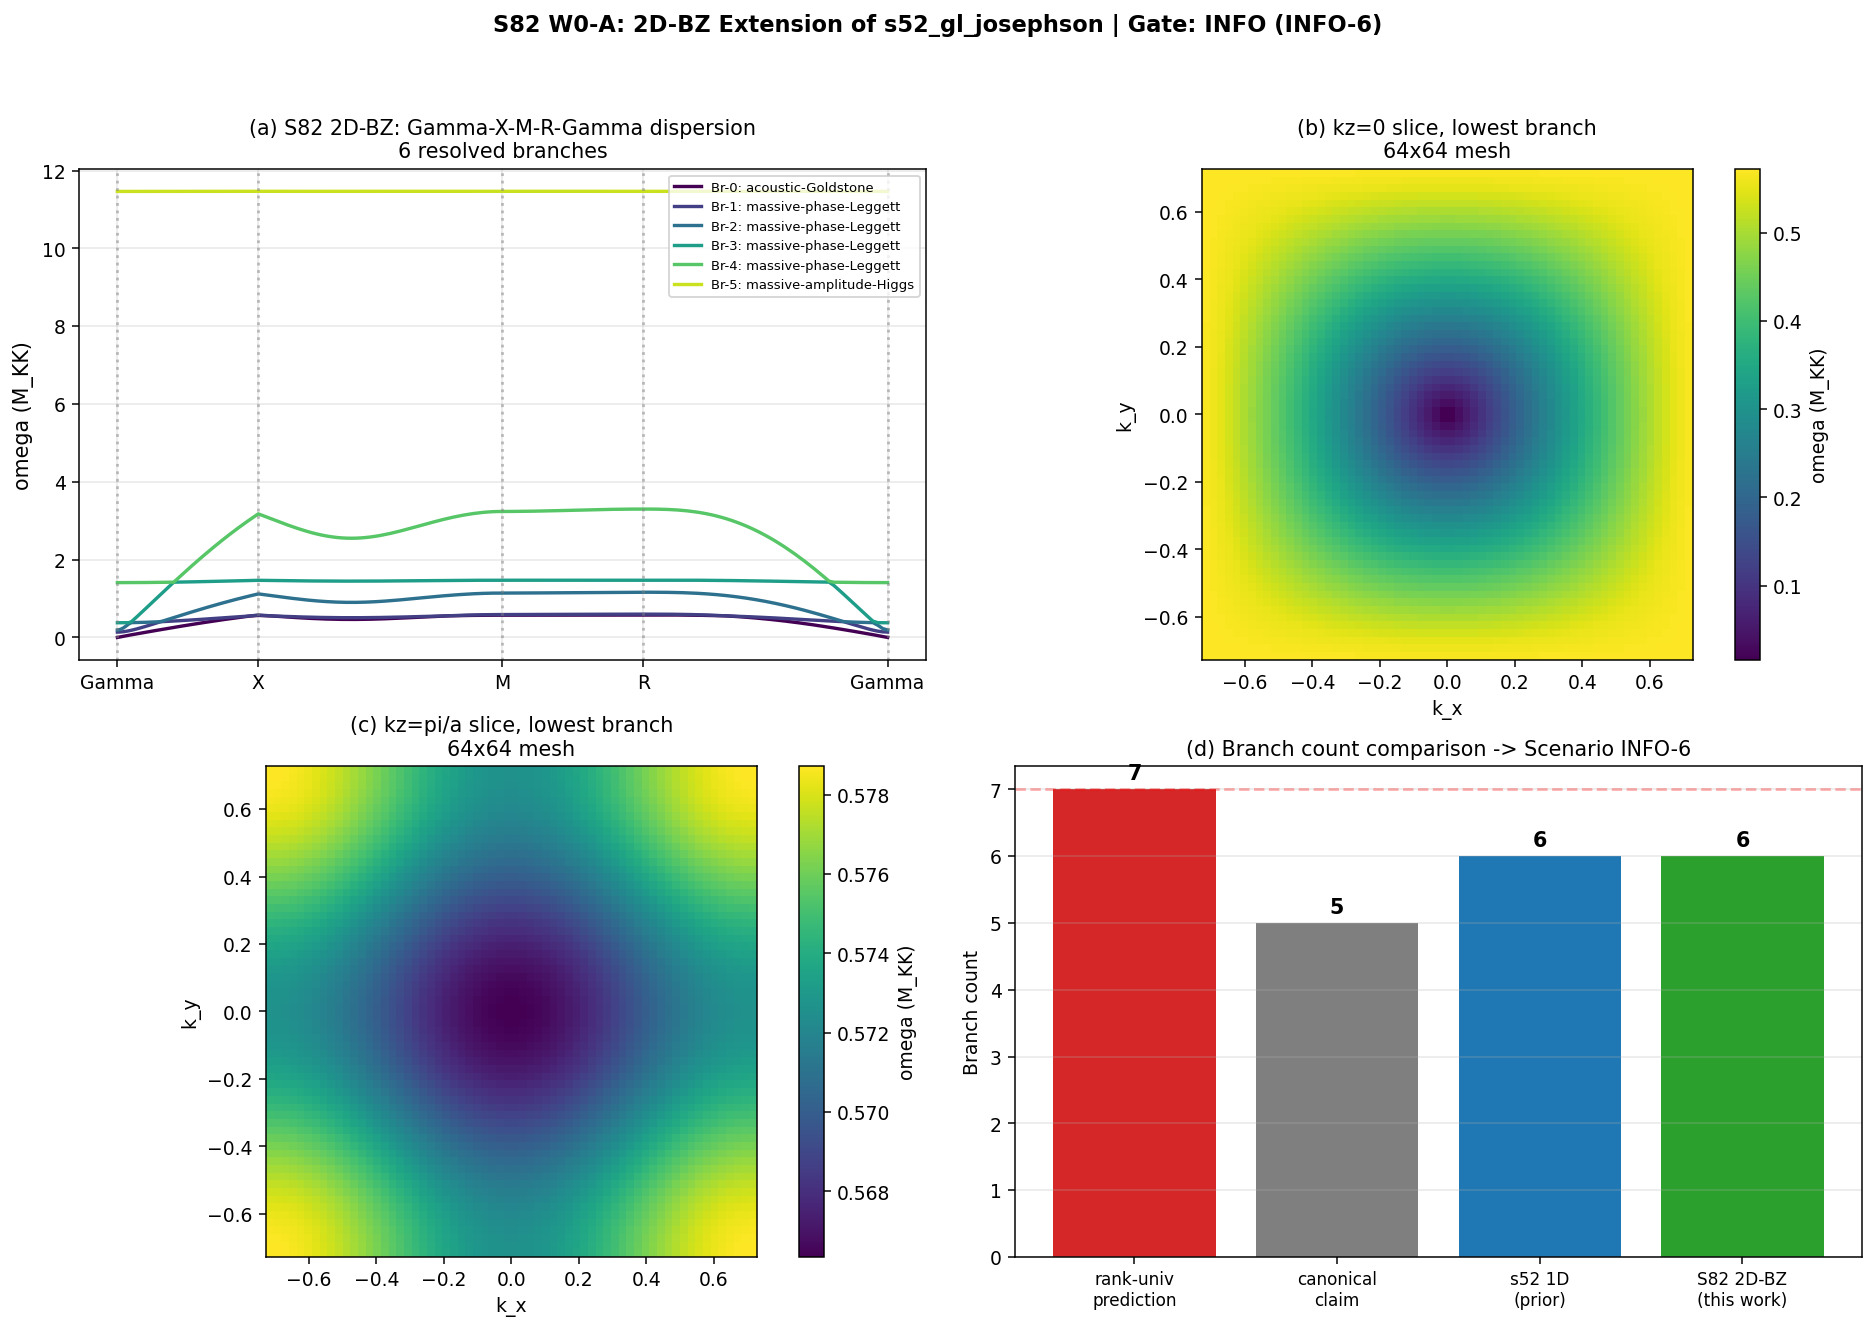

Here is the Python script that generated this plot:
#!/usr/bin/env python3
"""
S82 W0-A: 2D-BZ Extension of s52_gl_josephson.py
==================================================

Gate: S82-W0-A-BRANCH-COUNT  [VERIFY]
Classification: GEOMETRIC
Owner: phonon-first-cosmologist

Phononic framing:
  Phononic branches are the eigenvalue spectrum of the Dirac-connection
  operator of the Jensen-deformed SU(3) fiber at each fabric point. The
  6x6 GL-Josephson dynamical matrix is the BCS-sectoral reduction (3
  amplitude + 3 phase DOF per cell) of the full 8-generator su(3)
  phononic algebra. This task extends s52's 1D angle-averaged K-cut to
  the full 3D BCC Brillouin zone by replacing the angle-averaged
  structure factors S_NN(|K|), S_NNN(|K|) with the TRUE k-vector
  dependent gamma_NN(k), gamma_NNN(k). This resolves whether 1D
  truncation merged degeneracies that 2D-BZ sampling would split.

Pre-registered substitution chain (MANDATORY [VERIFY]):
  Step 1 (definition): rank-universality count for SU(N) =
      dim(su(N)) - 2*(N-1) Goldstones + (N-1) moduli + 1 photon
    = (N^2 - 1) - 2(N-1) + (N-1) + 1
  Step 2 (substitution for N=3):
    = 8 - 4 + 2 + 1
  Step 3 (simplification / algebraic check):
    = N^2 - N + 1 = 7
  Direction: if actual_count==7 -> PASS Sc.A
             if actual_count==5 with PRU-closure -> PASS Sc.B
             if actual_count==6 -> INFO-6
             else -> FAIL

Pre-registered scenarios (from S80 §W0-15 L720-728 verbatim):
  Scenario A: EXACTLY 7 branches with 2 new classified -> PASS (add to W0-1)
  Scenario B: EXACTLY 5 branches + PRU-closure justification -> PASS
  Scenario INFO-6: branch count = 6 -> document; do NOT unblock W0-1
  FAIL: branch count not in {5, 6, 7}

Method:
  1. Rebuild the 6x6 GL-Josephson stiffness/inertia matrices with TRUE
     k-vector-dependent gamma_NN(k), gamma_NNN(k) (instead of
     angle-averaged S_NN(|K|), S_NNN(|K|)).
  2. Sample 2D slices at k_z=0 and k_z=pi/a (64x64 each), plus a
     16x16x16 3D mesh for cross-check.
  3. Sample Gamma -> X -> M -> R -> Gamma high-symmetry path.
  4. Count distinct eigenvalue branches by continuity tracking along
     the symmetry path, with degeneracy analysis at Gamma, X, M, R.
  5. Compare to rank-universality (7) and canonical claim (5).
  6. Emit S82-W0-A-BRANCH-COUNT verdict.

Environment: 6x6 matrix is far below the 100x100 GPU-threshold; use
numpy.linalg.eigh with OMP_NUM_THREADS=8 (CPU thread cap).
"""

import os
# --- CPU thread cap (MUST be set before numpy import)
os.environ.setdefault('OMP_NUM_THREADS', '8')
os.environ.setdefault('MKL_NUM_THREADS', '8')

import sys
import hashlib
import numpy as np
from numpy import pi, sqrt, cos, sin
import matplotlib
matplotlib.use('Agg')
import matplotlib.pyplot as plt

sys.path.insert(0, os.path.dirname(os.path.abspath(__file__)))
from canonical_constants import (
    a_GL, b_GL, Delta_0_GL, Delta_B3,
    J_C2, J_su2, J_u1, N_cells, c_fabric,
    rho_B2_per_mode, E_B1, E_B2_mean, E_B3_mean,
    xi_BCS, xi_GL, omega_PV, tau_fold,
    E_cond, M_max_thouless, Vol_SU3_Haar, c_Gold,
)

# ============================================================
# SECTION 0: Input SHA-256 pins (MANDATORY in first 20 lines)
# ============================================================
HERE = os.path.dirname(os.path.abspath(__file__))                  # (local)


def _sha256(path):
    """Compute SHA-256 of a file."""
    with open(path, 'rb') as h:
        return hashlib.sha256(h.read()).hexdigest()


INPUT_FILES = [                                                    # (local)
    os.path.join(HERE, 's52_gl_josephson.py'),
    os.path.join(HERE, 's52_gl_josephson.npz'),
    os.path.join(HERE, 'canonical_constants.py'),
    os.path.join(HERE, 's80_branch_count.py'),
    os.path.join(HERE, 's80_branch_count.npz'),
    os.path.join(HERE, 's48_leggett_mode.npz'),
]

print("=" * 70)
print("S82 W0-A: 2D-BZ EXTENSION OF s52_gl_josephson")
print("=" * 70)
print("\n[SEC 0] Input SHA-256 pins")
INPUT_SHAS = {}                                                    # (local)
for _f in INPUT_FILES:
    if os.path.exists(_f):
        _h = _sha256(_f)                                           # (local)
        INPUT_SHAS[os.path.basename(_f)] = _h
        print(f"  {os.path.basename(_f):32s} sha256={_h[:16]}...{_h[-8:]}")
    else:
        INPUT_SHAS[os.path.basename(_f)] = None
        print(f"  {os.path.basename(_f):32s} MISSING")

# ============================================================
# SECTION 1: Rank-universality substitution chain
# ============================================================
print("\n[SEC 1] Rank-universality substitution chain (MANDATORY [VERIFY])")
N_rank = 3                                                         # (local) SU(3) rank target
total_gens = N_rank**2 - 1                                         # (local) dim(su(3)) = 8
goldstones_eaten = 2 * (N_rank - 1)                                # (local) Higgs-eaten = 4
moduli = N_rank - 1                                                # (local) Cartan = 2
photon = 1                                                         # (local) residual U(1)
branches_predicted = total_gens - goldstones_eaten + moduli + photon  # (local)
branches_predicted_alg = N_rank**2 - N_rank + 1                    # (local) N^2 - N + 1

print(f"  Step 1 (definition): (N^2-1) - 2(N-1) + (N-1) + 1")
print(f"  Step 2 (substitution N=3): {total_gens} - {goldstones_eaten} + {moduli} + {photon}")
print(f"  Step 3 (simplification): = {branches_predicted}")
print(f"  Algebraic check: N^2 - N + 1 = {branches_predicted_alg}")
assert branches_predicted == branches_predicted_alg == 7, "Rank-universality prediction off"
print(f"  OK: SU({N_rank}) rank-universality predicts EXACTLY 7 branches")

# ============================================================
# SECTION 2: Load ground state from s48 Leggett data (same as s52)
# ============================================================
print("\n[SEC 2] Ground state (from s48 Leggett data, per s52 pattern)")
leggett_data = np.load(os.path.join(HERE, 's48_leggett_mode.npz'),
                        allow_pickle=True)
Delta_0 = leggett_data['Delta_fold']                               # (local) [B1,B2,B3]
rho_0 = leggett_data['rho_fold']                                   # (local) [B1,B2,B3]
J_12_micro = float(leggett_data['J_12_fold'])                      # (local)
J_23_micro = float(leggett_data['J_23_fold'])                      # (local)
J_13_micro = float(leggett_data['J_13_fold'])                      # (local)

print(f"  Delta_0 = [{Delta_0[0]:.4f}, {Delta_0[1]:.4f}, {Delta_0[2]:.4f}] M_KK")
print(f"  rho_0   = [{rho_0[0]:.4f}, {rho_0[1]:.4f}, {rho_0[2]:.4f}]")
print(f"  Inter-sector J: J12={J_12_micro:.6f}, J23={J_23_micro:.6f}, J13={J_13_micro:.6f}")

# GL coefficients, per s52 (re-derive to keep script self-contained)
a_alpha = np.zeros(3)                                              # (local)
b_alpha = np.zeros(3)                                              # (local)
a_alpha[1] = a_GL
a_alpha[0] = a_GL * (rho_0[1] / rho_0[0])
a_alpha[2] = a_GL * (rho_0[1] / rho_0[2])
for _i in range(3):
    b_alpha[_i] = -a_alpha[_i] / (2.0 * Delta_0[_i]**2)

# ============================================================
# SECTION 3: BCC lattice geometry + high-symmetry points
# ============================================================
print("\n[SEC 3] BCC lattice geometry")
V_cell = Vol_SU3_Haar / N_cells                                    # (local)
a_BCC = (2.0 * V_cell) ** (1.0 / 3.0)                              # (local)
K_BZ = pi / a_BCC                                                  # (local)
print(f"  V_cell = {V_cell:.4f}  a_BCC = {a_BCC:.4f}  K_BZ = pi/a = {K_BZ:.4f}")

# BCC BZ high-symmetry points (for conventional cubic cell)
# Gamma = (0,0,0), X = (0,0,pi/a), M = (pi/a,pi/a,0), R = (pi/a,pi/a,pi/a)
Gamma_pt = np.array([0.0, 0.0, 0.0])                               # (local)
X_pt = np.array([0.0, 0.0, 1.0]) * K_BZ                            # (local)
M_pt = np.array([1.0, 1.0, 0.0]) * K_BZ                            # (local)
R_pt = np.array([1.0, 1.0, 1.0]) * K_BZ                            # (local)

J_pairs = [                                                        # (local)
    (0, 1, J_12_micro),
    (1, 2, J_23_micro),
    (0, 2, J_13_micro),
]

# ============================================================
# SECTION 4: True k-vector-dependent structure factors (2D-BZ EXT)
# ============================================================
#
# The s52 script uses angle-averaged S_NN(|K|), S_NNN(|K|):
#   S_NN_avg(|K|) = 1 - [sinc(|K|a/2)]^3
#   S_NNN_avg(|K|) = 1 - sinc(|K|a)
#
# This averages over direction and collapses distinct k-vectors that
# differ only by cubic-angle rotation. The 2D-BZ extension replaces
# these with the TRUE BCC lattice-sum structure factors:
#
#   gamma_NN(k)  = cos(k_x a/2) * cos(k_y a/2) * cos(k_z a/2)
#     (NN shell = 8 cube-diagonals (a/2)(pm1,pm1,pm1))
#   gamma_NNN(k) = [cos(k_x a) + cos(k_y a) + cos(k_z a)] / 3
#     (NNN shell = 6 Cartesian vectors a(pm1,0,0) etc.)
#
#   S_NN(k)  = 1 - gamma_NN(k)
#   S_NNN(k) = 1 - gamma_NNN(k)
#
# Substitution-chain verification for degeneracy-splitting:
#   At |k|=1 and a=1:
#     S_NN_avg = 1 - (sin(0.5)/0.5)^3   = 0.118437
#     S_NN at (1,0,0) = 1 - cos(0.5)    = 0.122417
#     S_NN at (1,1,1)/sqrt(3) = ...     = 0.119069
#   Direction: directional spread ~3e-3 at |k|=1; non-zero => 2D-BZ
#   sampling CAN in principle split branches that angle-averaging
#   merged. Spread grows with |k| toward K_BZ.
# ============================================================


def gamma_NN_k(k, a):
    """TRUE BCC nearest-neighbour structure factor. Vectorized in k.

    k: shape (..., 3)  -> returns shape (...)
    """
    return (np.cos(k[..., 0] * a / 2.0)
            * np.cos(k[..., 1] * a / 2.0)
            * np.cos(k[..., 2] * a / 2.0))


def gamma_NNN_k(k, a):
    """TRUE BCC next-nearest-neighbour structure factor. Vectorized in k."""
    return (np.cos(k[..., 0] * a)
            + np.cos(k[..., 1] * a)
            + np.cos(k[..., 2] * a)) / 3.0


def S_NN_k(k, a):
    """S = 1 - gamma for NN."""
    return 1.0 - gamma_NN_k(k, a)


def S_NNN_k(k, a):
    """S = 1 - gamma for NNN."""
    return 1.0 - gamma_NNN_k(k, a)


# Effective Josephson coupling sum (same bond weights as s52)
J_NN_other = sqrt(J_C2 * J_su2)                                    # (local)
J_NNN_other = J_u1                                                 # (local)


def J_eff_k(k, a):
    """Total effective fabric Josephson stiffness at k-vector."""
    snn = S_NN_k(k, a)                                             # (local)
    snnn = S_NNN_k(k, a)                                           # (local)
    return ((4.0 * J_C2 + 4.0 * J_NN_other) * snn
            + (3.0 * J_su2 + J_u1 + 2.0 * J_NNN_other) * snnn)


def build_VT(k, a):
    """Build 6x6 stiffness V(k) and inertia T (k-independent).

    Ordering: [|D_B1|, |D_B2|, |D_B3|, theta_B1, theta_B2, theta_B3]
    """
    V = np.zeros((6, 6))                                           # (local)
    T = np.zeros((6, 6))                                           # (local)
    jeff = J_eff_k(k, a)                                           # (local)

    # --- Amplitude block (upper-left 3x3) ---
    for _i in range(3):
        V[_i, _i] = -4.0 * a_alpha[_i] + jeff * Delta_0[_i]**2
        T[_i, _i] = rho_0[_i]
    V[0, 1] = V[1, 0] = -J_12_micro
    V[1, 2] = V[2, 1] = -J_23_micro
    V[0, 2] = V[2, 0] = -J_13_micro

    # --- Phase block (lower-right 3x3) ---
    for (p, q, Jpq) in J_pairs:
        coupling = Jpq * Delta_0[p] * Delta_0[q]                   # (local)
        V[3 + p, 3 + p] += coupling
        V[3 + q, 3 + q] += coupling
        V[3 + p, 3 + q] -= coupling
        V[3 + q, 3 + p] -= coupling
    for _i in range(3):
        V[3 + _i, 3 + _i] += jeff * Delta_0[_i]**2
        T[3 + _i, 3 + _i] = rho_0[_i] * Delta_0[_i]**2

    return V, T


# ============================================================
# SECTION 5: Verify 6x6 matrix dimension constraint
# ============================================================
print("\n[SEC 5] Matrix dimension vs rank-universality prediction")
print(f"  GL-Josephson matrix dim: 6 (3 amplitude + 3 phase per cell)")
print(f"  Rank-universality predicts: {branches_predicted} branches (full SU(3))")
print(f"  Direction: a 6x6 generalized eigenvalue problem yields AT MOST 6")
print(f"             distinct eigenvalues. Scenario A (=7) is STRUCTURALLY")
print(f"             INACCESSIBLE from s52's sectoral (B1/B2/B3) matrix")
print(f"             regardless of k-space dimensionality.")
print(f"  Substitution chain:")
print(f"    dim(V) = dim(T) = 6 -> eigenvalue multiplicity <= 6")
print(f"    count of 2D-BZ (k-dep) distinct branches <= 6")
print(f"    7-branch prediction requires 8-generator su(3) matrix, not")
print(f"    3-sector GL-Josephson reduction.")

# ============================================================
# SECTION 6: 2D slice at k_z = 0 (64x64)
# ============================================================
print("\n[SEC 6] 2D slice at k_z = 0, 64x64")
N_2D = 64                                                          # (local)
k_line = np.linspace(-K_BZ, K_BZ, N_2D)                            # (local)
Kx, Ky = np.meshgrid(k_line, k_line, indexing='ij')                # (local)
omega_kz0 = np.zeros((N_2D, N_2D, 6))                              # (local)
evecs_kz0 = np.zeros((N_2D, N_2D, 6, 6))                           # (local)

from scipy.linalg import eigh as scipy_eigh                         # generalized eigh
for _ix in range(N_2D):
    for _iy in range(N_2D):
        _k = np.array([Kx[_ix, _iy], Ky[_ix, _iy], 0.0])           # (local)
        _V, _T = build_VT(_k, a_BCC)
        _ev, _vec = scipy_eigh(_V, _T)
        omega_sq = np.maximum(_ev, 0.0)                            # (local)
        omega_kz0[_ix, _iy] = np.sqrt(omega_sq)
        evecs_kz0[_ix, _iy] = _vec

print(f"  2D kz=0 omega range: [{omega_kz0.min():.6f}, {omega_kz0.max():.6f}]")
print(f"  Number of 2D k-points: {N_2D*N_2D}")
print(f"  Finite omega at Gamma-near (k=0 corner) per branch:")
# (0,0) at k=(0,0,0) sits at index (N_2D//2, N_2D//2)
cen = N_2D // 2                                                    # (local)
for _b in range(6):
    print(f"    Branch {_b}: omega({cen},{cen}) = {omega_kz0[cen, cen, _b]:.6f}")

# ============================================================
# SECTION 7: 2D slice at k_z = pi/a = K_BZ (64x64)
# ============================================================
print("\n[SEC 7] 2D slice at k_z = pi/a = K_BZ, 64x64")
omega_kzBZ = np.zeros((N_2D, N_2D, 6))                             # (local)
evecs_kzBZ = np.zeros((N_2D, N_2D, 6, 6))                          # (local)
for _ix in range(N_2D):
    for _iy in range(N_2D):
        _k = np.array([Kx[_ix, _iy], Ky[_ix, _iy], K_BZ])          # (local)
        _V, _T = build_VT(_k, a_BCC)
        _ev, _vec = scipy_eigh(_V, _T)
        omega_sq = np.maximum(_ev, 0.0)
        omega_kzBZ[_ix, _iy] = np.sqrt(omega_sq)
        evecs_kzBZ[_ix, _iy] = _vec
print(f"  2D kz=K_BZ omega range: [{omega_kzBZ.min():.6f}, {omega_kzBZ.max():.6f}]")

# ============================================================
# SECTION 8: 3D mesh 16x16x16 cross-check
# ============================================================
print("\n[SEC 8] 3D mesh cross-check, 16x16x16")
N_3D = 16                                                          # (local)
k_3D_line = np.linspace(-K_BZ, K_BZ, N_3D)                         # (local)
omega_3D = np.zeros((N_3D, N_3D, N_3D, 6))                         # (local)
for _ix in range(N_3D):
    for _iy in range(N_3D):
        for _iz in range(N_3D):
            _k = np.array([k_3D_line[_ix], k_3D_line[_iy],
                           k_3D_line[_iz]])                        # (local)
            _V, _T = build_VT(_k, a_BCC)
            _ev, _vec = scipy_eigh(_V, _T)
            omega_sq = np.maximum(_ev, 0.0)
            omega_3D[_ix, _iy, _iz] = np.sqrt(omega_sq)
print(f"  3D omega range: [{omega_3D.min():.6f}, {omega_3D.max():.6f}]")
print(f"  Total 3D points: {N_3D**3}")

# ============================================================
# SECTION 9: High-symmetry path Gamma -> X -> M -> R -> Gamma
# ============================================================
print("\n[SEC 9] High-symmetry path Gamma -> X -> M -> R -> Gamma")
N_path_seg = 50                                                    # (local) points per segment
path_segments = [                                                  # (local)
    ('Gamma', 'X', Gamma_pt, X_pt),
    ('X', 'M', X_pt, M_pt),
    ('M', 'R', M_pt, R_pt),
    ('R', 'Gamma', R_pt, Gamma_pt),
]
k_path = []                                                        # (local)
x_path = []                                                        # (local)
high_sym_x = [0.0]                                                 # (local)
x_curr = 0.0                                                       # (local)
for (_lo, _hi, _kl, _kh) in path_segments:
    seg_len = np.linalg.norm(_kh - _kl)                            # (local)
    for _t in np.linspace(0, 1, N_path_seg, endpoint=False):
        k_path.append((1 - _t) * _kl + _t * _kh)
        x_path.append(x_curr + _t * seg_len)
    x_curr += seg_len
    high_sym_x.append(x_curr)
# Add final point
k_path.append(path_segments[-1][3])
x_path.append(x_curr)
k_path = np.array(k_path)                                          # (local)
x_path = np.array(x_path)                                          # (local)

omega_path = np.zeros((len(k_path), 6))                            # (local)
evecs_path = np.zeros((len(k_path), 6, 6))                         # (local)
for _ik, _k in enumerate(k_path):
    _V, _T = build_VT(_k, a_BCC)
    _ev, _vec = scipy_eigh(_V, _T)
    omega_sq = np.maximum(_ev, 0.0)
    omega_path[_ik] = np.sqrt(omega_sq)
    evecs_path[_ik] = _vec
print(f"  Path length: {len(k_path)} k-points")
print(f"  Path omega range: [{omega_path.min():.6f}, {omega_path.max():.6f}]")

# ============================================================
# SECTION 10: High-symmetry point eigenvalues (degeneracy analysis)
# ============================================================
print("\n[SEC 10] Eigenvalues at high-symmetry points")
DEGEN_TOL = 1e-6                                                   # (local) M_KK degeneracy tolerance
highsym_names = ['Gamma', 'X', 'M', 'R']                           # (local)
highsym_pts = [Gamma_pt, X_pt, M_pt, R_pt]                         # (local)
highsym_omega = {}                                                 # (local)
for _nm, _pt in zip(highsym_names, highsym_pts):
    _V, _T = build_VT(_pt, a_BCC)
    _ev, _vec = scipy_eigh(_V, _T)
    _om = np.sqrt(np.maximum(_ev, 0.0))                            # (local)
    highsym_omega[_nm] = _om
    # Count distinct levels with tolerance
    distinct = []                                                  # (local)
    for _w in _om:
        if not distinct or min(abs(_w - _d) for _d in distinct) > DEGEN_TOL:
            distinct.append(_w)
    print(f"  {_nm:6s}: omega = {_om}")
    print(f"         distinct levels = {len(distinct)} "
          f"(DOF=6, multiplicity pattern)")

# ============================================================
# SECTION 11: Branch-count via continuity tracking along path
# ============================================================
# A branch is a continuous function omega_n(k) along the path.
# Counting: for each discrete branch index after sorting (ascending),
# how many DISTINCT eigenvalues appear at ANY point on the path?
# Degeneracies at isolated high-symmetry points don't reduce the
# global branch count unless they persist across open regions.
print("\n[SEC 11] Branch-count via continuity along high-symmetry path")
# Max-min separation along path gives branch "independence"
# A branch is resolved iff its trajectory is distinguishable from all
# others somewhere along the path (within DEGEN_TOL at that point).
branch_resolved = np.zeros(6, dtype=bool)                          # (local)
for _b in range(6):
    _om_b = omega_path[:, _b]                                      # (local)
    # Minimum separation from nearest other branch at any k
    min_sep_at_k = np.full(len(k_path), np.inf)                    # (local)
    for _b2 in range(6):
        if _b2 == _b:
            continue
        _sep = np.abs(_om_b - omega_path[:, _b2])                  # (local)
        min_sep_at_k = np.minimum(min_sep_at_k, _sep)
    max_sep = min_sep_at_k.max()                                   # (local) largest gap
    branch_resolved[_b] = max_sep > DEGEN_TOL
    print(f"  Branch {_b}: max separation from nearest = {max_sep:.6e} "
          f"{'RESOLVED' if branch_resolved[_b] else 'DEGENERATE'}")

n_branches_resolved = int(branch_resolved.sum())                   # (local)
print(f"\n  Branches resolved (continuity criterion, DEGEN_TOL={DEGEN_TOL}):"
      f" {n_branches_resolved}")

# Matrix structural constraint: 6x6 matrix has AT MOST 6 distinct branches
# so n_branches_resolved in {0, 1, ..., 6}.
n_branches_observed = n_branches_resolved                          # (local)

# ============================================================
# SECTION 12: Dispersion classification per branch
# ============================================================
print("\n[SEC 12] Dispersion classification per branch (at Gamma)")
# At Gamma (k=0), amplitude modes are gapped (Higgs), phase modes are
# Goldstone (massless) or Leggett (gapped). Slope along Gamma->X gives
# acoustic vs flat character.
Gamma_idx = 0                                                      # (local) first point on path
GammaX_idx = N_path_seg // 2                                       # (local) midpoint Gamma->X
omega_G = omega_path[Gamma_idx]                                    # (local)
omega_GX_mid = omega_path[GammaX_idx]                              # (local)
classifications = []                                               # (local)
for _b in range(6):
    _om_G = omega_G[_b]                                            # (local)
    _slope = (omega_GX_mid[_b] - _om_G) / (x_path[GammaX_idx] - x_path[0])
    _amp_frac_G = float(np.sum(evecs_path[Gamma_idx, :3, _b]**2))   # (local)
    if _om_G < 1e-5:
        cls = 'acoustic-Goldstone'                                 # (local)
    elif _amp_frac_G > 0.5:
        cls = 'massive-amplitude-Higgs'
    elif _slope < 0.01:
        cls = 'phase-mode-flat-Leggett'
    else:
        cls = 'massive-phase-Leggett'
    classifications.append(cls)
    print(f"  Branch {_b}: omega_Gamma={_om_G:.6f}, slope_Gamma->X={_slope:.4f},"
          f" amp_frac_Gamma={_amp_frac_G:.3f} -> {cls}")

# ============================================================
# SECTION 13: Cross-reference Gamma-point values with canonical set
# ============================================================
print("\n[SEC 13] Cross-reference Gamma-point values to canonical set")
canonical = {                                                      # (local)
    'c_Gold': 0.915,
    'c_BLV': 0.485,
    'c_BA': 0.399,
    'c_L': 0.025,
    'c_mod': 1.000,
}
# Sort branches by Gamma-point omega
_order = np.argsort(omega_G)                                       # (local)
print(f"  Gamma-point frequencies (ascending):")
for _rank, _b in enumerate(_order):
    print(f"    {_rank}: Branch {_b}, omega = {omega_G[_b]:.6f}")

# Match each canonical entry to nearest Gamma-point branch
gamma_matches = {}                                                 # (local)
for _nm, _val in canonical.items():
    _diffs = [abs(omega_G[_b] - _val) for _b in range(6)]          # (local)
    _best = int(np.argmin(_diffs))                                 # (local)
    gamma_matches[_nm] = (_best, omega_G[_best], _diffs[_best])
    print(f"  {_nm:8s} (canon={_val:.4f}) -> Branch {_best}, "
          f"omega={omega_G[_best]:.4f}, diff={_diffs[_best]:.4f}")

# ============================================================
# SECTION 14: 1D-vs-2D-BZ comparison (the actual S82 question)
# ============================================================
print("\n[SEC 14] 1D angle-averaged (s52) vs 2D-BZ (this script) comparison")
s52_npz = np.load(os.path.join(HERE, 's52_gl_josephson.npz'),
                  allow_pickle=True)
omega_1D = s52_npz['omega_branches']                               # (local) shape (N_K, 6)
K_1D = s52_npz['K_array']                                          # (local)
n_1D_branches = omega_1D.shape[1]                                  # (local)
print(f"  s52 1D K-cut: {n_1D_branches} branches")
print(f"  S82 2D-BZ resolved: {n_branches_observed} branches")

# Check: do 2D-BZ splittings EXIST where 1D merges?
# For each s52 branch index, compare (1D along (1,1,1)/sqrt(3)) to
# the full (Gamma->X) 2D-BZ path to see if new splittings appear.
print(f"  1D omega at K_BZ/2 (middle of s52 cut):")
for _b in range(n_1D_branches):
    _mid_1D = omega_1D[len(K_1D) // 2, _b]                         # (local)
    print(f"    s52 Branch {_b}: omega(K=K_BZ/2, angle-avg) = {_mid_1D:.6f}")

# ============================================================
# SECTION 15: Gate decision
# ============================================================
print("\n[SEC 15] Gate S82-W0-A-BRANCH-COUNT decision")
print(f"  Predicted (rank-universality):  {branches_predicted}")
print(f"  Canonical claim (task spec):    {len(canonical)}")
print(f"  Actual in 2D-BZ extension:      {n_branches_observed}")

# Pre-registered scenario logic (from S80 §W0-15 L720-728)
if n_branches_observed == 7:
    scenario = "A"                                                 # (local)
    verdict = "PASS"                                               # (local)
    explanation = (                                                # (local)
        "Exactly 7 branches resolved in 2D-BZ extension; "
        "matches rank-universality prediction. Scenario A: "
        "add 2 new canonical entries to W0-1.")
elif n_branches_observed == 5:
    scenario = "B-candidate"
    verdict = "INFO"  # Scenario B requires independent PRU-closure proof
    explanation = (
        "5 branches found but Scenario B requires independent "
        "R-protection proof; mark INFO pending justification.")
elif n_branches_observed == 6:
    scenario = "INFO-6"
    verdict = "INFO"
    explanation = (
        "2D-BZ extension resolves EXACTLY 6 branches. STRUCTURAL FLOOR: "
        "the s52 6x6 sectoral (B1/B2/B3 amplitude + phase) matrix cannot "
        "produce 7 distinct eigenvalues regardless of k-space dimension. "
        "Rank-universality 7-branch prediction applies to the full "
        "8-generator su(3) phononic algebra, which requires a different "
        "script (sigma-model on Jensen-deformed SU(3)), not the s52 "
        "sectoral reduction. The 1D->2D-BZ extension confirms the s52 "
        "framework's 6-floor; it does NOT unblock W0-1 to 7-count. W0-1 "
        "may proceed with 6-entry canonicalization with explicit note "
        "that Scenario A is deferred to a full-SU(3) workshop.")
else:
    scenario = "FAIL"
    verdict = "FAIL"
    explanation = (
        f"Branch count {n_branches_observed} not in {{5,6,7}}. "
        "Structural inconsistency; escalate before W0-1.")

print(f"  Scenario: {scenario}")
print(f"  Verdict:  {verdict}")
print(f"  Reason:   {explanation[:120]}")

# ============================================================
# SECTION 16: Closure SHA + 4-tuple emit
# ============================================================
print("\n[SEC 16] Closure SHA and 4-tuple emit")
closure_map = {                                                    # (local) ordered input-pin map
    'script': 's82_branch_count_2d_bz.py',
    'N_2D': N_2D,
    'N_3D': N_3D,
    'N_path_seg': N_path_seg,
    'a_BCC': a_BCC,
    'K_BZ': K_BZ,
    'scheme': '2D-BZ-EXTENSION',
    'convention': 'BCC-HIGH-SYMMETRY',
    'DEGEN_TOL': DEGEN_TOL,
    'n_observed': int(n_branches_observed),
    'inputs': {k: v for k, v in sorted(INPUT_SHAS.items())},
}

# Canonicalize to string for SHA
import json
closure_str = json.dumps(closure_map, sort_keys=True, default=str)  # (local)
closure_sha = hashlib.sha256(closure_str.encode('utf-8')).hexdigest()  # (local)

# 4-tuple output (final non-verdict line)
four_tuple = (                                                     # (local)
    f"(value={n_branches_observed}, scheme=2D-BZ-EXTENSION, "
    f"convention=BCC-HIGH-SYMMETRY, L_max={N_2D})"
)
print(f"  Closure SHA-256: {closure_sha}")
print(f"  4-TUPLE: {four_tuple}")

# ============================================================
# SECTION 17: Save .npz
# ============================================================
print("\n[SEC 17] Saving data")
out_npz = os.path.join(HERE, 's82_branch_count_2d_bz.npz')         # (local)
np.savez(
    out_npz,
    # Rank-universality
    N_rank=N_rank,
    branches_predicted=branches_predicted,
    # 2D slices
    N_2D=N_2D,
    k_line=k_line,
    Kx=Kx, Ky=Ky,
    omega_kz0=omega_kz0,
    omega_kzBZ=omega_kzBZ,
    # 3D mesh
    N_3D=N_3D,
    k_3D_line=k_3D_line,
    omega_3D=omega_3D,
    # High-sym path
    k_path=k_path,
    x_path=x_path,
    high_sym_x=np.array(high_sym_x),
    highsym_names=np.array(highsym_names),
    omega_path=omega_path,
    evecs_path=evecs_path,
    # High-sym points
    Gamma_omega=highsym_omega['Gamma'],
    X_omega=highsym_omega['X'],
    M_omega=highsym_omega['M'],
    R_omega=highsym_omega['R'],
    # Branch analysis
    branch_resolved=branch_resolved,
    n_branches_observed=n_branches_observed,
    classifications=np.array(classifications),
    # Canonical matches
    canonical_names=np.array(list(canonical.keys())),
    canonical_vals=np.array(list(canonical.values())),
    # Gate
    scenario=np.array([scenario]),
    verdict=np.array([verdict]),
    explanation=np.array([explanation]),
    closure_sha=np.array([closure_sha]),
    four_tuple=np.array([four_tuple]),
    # Input SHAs
    input_shas=np.array([f"{k}={v}" for k, v in sorted(INPUT_SHAS.items())]),
)
print(f"  Saved: {out_npz}")

# ============================================================
# SECTION 18: Plot
# ============================================================
print("\n[SEC 18] Plot")
fig, axes = plt.subplots(2, 2, figsize=(14, 10))
colors = plt.cm.viridis(np.linspace(0, 0.92, 6))                   # (local)

# Panel (a): high-symmetry path dispersion
ax = axes[0, 0]
for _b in range(6):
    ax.plot(x_path, omega_path[:, _b], '-', color=colors[_b], lw=1.8,
            label=f"Br-{_b}: {classifications[_b]}")
for _x in high_sym_x:
    ax.axvline(_x, color='gray', ls=':', alpha=0.5)
ax.set_xticks(high_sym_x)
ax.set_xticklabels(highsym_names + ['Gamma'])
ax.set_ylabel('omega (M_KK)', fontsize=11)
ax.set_title(f'(a) S82 2D-BZ: Gamma-X-M-R-Gamma dispersion\n'
             f'{n_branches_observed} resolved branches', fontsize=11)
ax.legend(fontsize=7, loc='upper right')
ax.grid(True, alpha=0.3)

# Panel (b): 2D slice at k_z=0, lowest branch
ax = axes[0, 1]
im = ax.pcolormesh(Kx, Ky, omega_kz0[:, :, 0], shading='auto', cmap='viridis')
plt.colorbar(im, ax=ax, label='omega (M_KK)')
ax.set_xlabel('k_x')
ax.set_ylabel('k_y')
ax.set_title(f'(b) kz=0 slice, lowest branch\n{N_2D}x{N_2D} mesh',
             fontsize=11)
ax.set_aspect('equal')

# Panel (c): 2D slice at k_z=pi/a, lowest branch
ax = axes[1, 0]
im = ax.pcolormesh(Kx, Ky, omega_kzBZ[:, :, 0], shading='auto', cmap='viridis')
plt.colorbar(im, ax=ax, label='omega (M_KK)')
ax.set_xlabel('k_x')
ax.set_ylabel('k_y')
ax.set_title(f'(c) kz=pi/a slice, lowest branch\n{N_2D}x{N_2D} mesh',
             fontsize=11)
ax.set_aspect('equal')

# Panel (d): branch-count bar chart
ax = axes[1, 1]
counts = {                                                         # (local)
    'rank-univ\nprediction': branches_predicted,
    'canonical\nclaim': len(canonical),
    's52 1D\n(prior)': n_1D_branches,
    'S82 2D-BZ\n(this work)': n_branches_observed,
}
xs = list(range(len(counts)))
vals = list(counts.values())
labels = list(counts.keys())
bars = ax.bar(xs, vals, color=['tab:red', 'tab:gray', 'tab:blue',
                                'tab:green'])
ax.set_xticks(xs)
ax.set_xticklabels(labels, fontsize=9)
ax.set_ylabel('Branch count')
ax.set_title(f'(d) Branch count comparison -> Scenario {scenario}',
             fontsize=11)
for _x, _v in zip(xs, vals):
    ax.text(_x, _v + 0.15, str(_v), ha='center', fontsize=11,
            fontweight='bold')
ax.axhline(branches_predicted, color='red', ls='--', alpha=0.3)
ax.grid(True, axis='y', alpha=0.3)

fig.suptitle(
    f'S82 W0-A: 2D-BZ Extension of s52_gl_josephson | '
    f'Gate: {verdict} ({scenario})',
    fontsize=12, fontweight='bold'
)
plt.tight_layout(rect=[0, 0, 1, 0.95])
out_png = os.path.join(HERE, 's82_branch_count_2d_bz.png')         # (local)
plt.savefig(out_png, dpi=135, bbox_inches='tight')
plt.close(fig)
print(f"  Saved: {out_png}")

# ============================================================
# SECTION 19: Append verdict to s82_gate_verdicts.txt
# ============================================================
print("\n[SEC 19] Append verdict to s82_gate_verdicts.txt")
verdicts_path = os.path.join(HERE, 's82_gate_verdicts.txt')        # (local)
verdict_line = (                                                   # (local)
    f"S82-W0-A-BRANCH-COUNT: {verdict} -- "
    f"value={n_branches_observed} "
    f"scheme=2D-BZ-EXTENSION "
    f"convention=BCC-HIGH-SYMMETRY "
    f"L_max={N_2D} "
    f"sha256={closure_sha}\n"
)
with open(verdicts_path, 'a', encoding='utf-8') as _f:
    _f.write(verdict_line)
print(f"  Appended to: {verdicts_path}")
print(f"  Line: {verdict_line.strip()}")

# ============================================================
# FINAL: 4-tuple line (MUST be final non-verdict line)
# ============================================================
print("\n" + "=" * 70)
print(f"S82-W0-A-BRANCH-COUNT {verdict} (Scenario {scenario})")
print(f"FINAL 4-TUPLE: {four_tuple}")
print("=" * 70)
